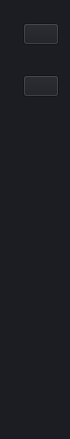
           <widget class="QFrame" name="frame_left_menu">
            <property name="sizePolicy">
             <sizepolicy hsizetype="Preferred" vsizetype="Preferred">
              <horstretch>0</horstretch>
              <verstretch>0</verstretch>
             </sizepolicy>
            </property>
            <property name="minimumSize">
             <size>
              <width>70</width>
              <height>0</height>
             </size>
            </property>
            <property name="maximumSize">
             <size>
              <width>70</width>
              <height>16777215</height>
             </size>
            </property>
            <property name="layoutDirection">
             <enum>Qt::LeftToRight</enum>
            </property>
            <property name="styleSheet">
             <string notr="true">background-color: rgb(27, 29, 35);</string>
            </property>
            <property name="frameShape">
             <enum>QFrame::NoFrame</enum>
            </property>
            <property name="frameShadow">
             <enum>QFrame::Raised</enum>
            </property>
            <layout class="QVBoxLayout" name="verticalLayout_5">
             <item>
              <widget class="QFrame" name="frame_menus">
               <property name="frameShape">
                <enum>QFrame::NoFrame</enum>
               </property>
               <property name="frameShadow">
                <enum>QFrame::Raised</enum>
               </property>
               <property name="lineWidth">
                <number>1</number>
               </property>
               <layout class="QVBoxLayout" name="layout_menus">
                <property name="spacing">
                 <number>30</number>
                </property>
                <property name="leftMargin">
                 <number>12</number>
                </property>
                <property name="topMargin">
                 <number>12</number>
                </property>
                <property name="rightMargin">
                 <number>0</number>
                </property>
                <property name="bottomMargin">
                 <number>300</number>
                </property>
                <item>
                 <widget class="QPushButton" name="pushButton_2">
                  <property name="styleSheet">
                   <string notr="true"/>
                  </property>
                  <property name="text">
                   <string/>
                  </property>
                  <property name="icon">
                   <iconset resource="files.qrc">
                    <normaloff>:/20x20/icons/20x20/cil-home.png</normaloff>:/20x20/icons/20x20/cil-home.png</iconset>
                  </property>
                 </widget>
                </item>
                <item>
                 <widget class="QPushButton" name="pushButton">
                  <property name="styleSheet">
                   <string notr="true"/>
                  </property>
                  <property name="text">
                   <string/>
                  </property>
                  <property name="icon">
                   <iconset resource="files.qrc">
                    <normaloff>:/20x20/icons/20x20/cil-screen-desktop.png</normaloff>:/20x20/icons/20x20/cil-screen-desktop.png</iconset>
                  </property>
                 </widget>
                </item>
               </layout>
              </widget>
             </item>
             <item>
              <widget class="QFrame" name="frame_extra_menus">
               <property name="sizePolicy">
                <sizepolicy hsizetype="Preferred" vsizetype="Preferred">
                 <horstretch>0</horstretch>
                 <verstretch>0</verstretch>
                </sizepolicy>
               </property>
               <property name="frameShape">
                <enum>QFrame::NoFrame</enum>
               </property>
               <property name="frameShadow">
                <enum>QFrame::Raised</enum>
               </property>
               <layout class="QVBoxLayout" name="layout_menu_bottom">
                <property name="spacing">
                 <number>10</number>
                </property>
                <property name="leftMargin">
                 <number>0</number>
                </property>
                <property name="topMargin">
                 <number>0</number>
                </property>
                <property name="rightMargin">
                 <number>0</number>
                </property>
                <property name="bottomMargin">
                 <number>25</number>
                </property>
               </layout>
              </widget>
             </item>
            </layout>
           </widget>
